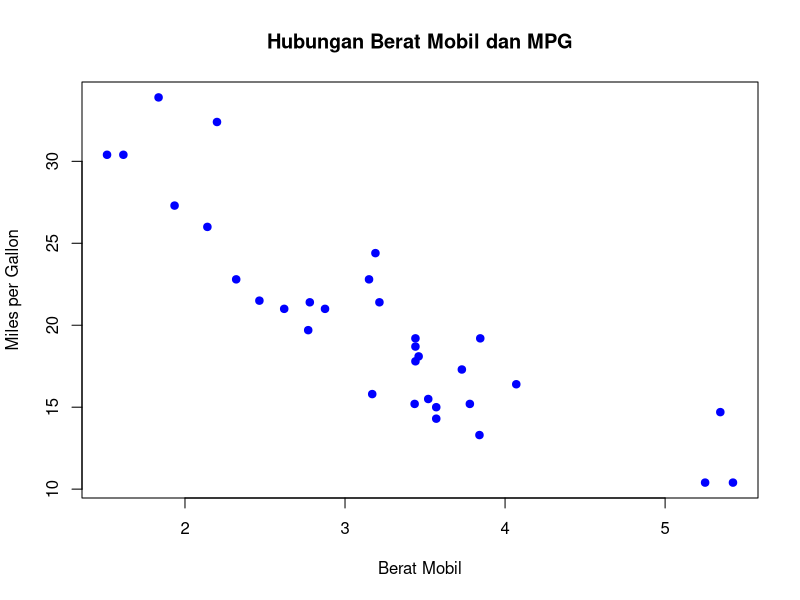

Generate this figure with R: (Note: this script raises an error after producing the figure.)
# ===============================
# RESET ENVIRONMENT
# ===============================
rm(list = ls())

# ===============================
# MEMBUAT DATA FRAME
# ===============================
data_mhs <- data.frame(
  nama = c("Omar", "Sael", "Abim", "Ramdhan", "Pardun"),
  jurusan = c("TPL", "MNI", "AKN", "TKR", "TKJ"),
  nilai = c(90, 85, 94, 80, 75)
)

print(data_mhs)

# ===============================
# FILTER DATA
# ===============================
hasil_filter <- data_mhs[data_mhs$nilai >= 80, ]
print(hasil_filter)

# ===============================
# MEMBUAT nilaiAkhir
# ===============================
nilaiAkhir <- data_mhs

nilaiAkhir$kategori_nilai <- ifelse(
  nilaiAkhir$nilai >= 85, "Sangat Baik",
  ifelse(nilaiAkhir$nilai >= 70, "Baik", "Kurang")
)

# ===============================
# MENAMPILKAN HASIL
# ===============================
print(nilaiAkhir)


# ===============================
# LOAD PACKAGE
# ===============================
library(dplyr)

# ===============================
# DATA AWAL
# ===============================
nilaiAkhir <- data.frame(
  nama = c("Andi", "Budi", "Citra", "Dewi", "Eka"),
  kategori_nilai = c(
    "Sangat Baik",
    "Kurang",
    "Sangat Baik",
    "Baik",
    "Kurang"
  )
)

# ===============================
# RENAME KOLOM
# ===============================
nilaiAkhir <- nilaiAkhir %>%
  rename(
    kategori = kategori_nilai
  )

# ===============================
# OUTPUT
# ===============================
nilaiAkhir

# ===============================
# LOAD PACKAGE
# ===============================
library(dplyr)

# ===============================
# GROUP BY + SUMMARY
# ===============================
iris_summary <- iris %>%
  group_by(Species) %>%
  summarise(
    mean_sepal = mean(Sepal.Length),
    sd_sepal   = sd(Sepal.Length),
    n          = n()
  )

# ===============================
# OUTPUT
# ===============================
iris_summary


#Scatter Plot
data(mtcars)

plot(
  mtcars$wt,
  mtcars$mpg,
  main = "Hubungan Berat Mobil dan MPG",
  xlab = "Berat Mobil",
  ylab = "Miles per Gallon",
  pch = 19,
  col = "blue"
)

ggplot(data = mtcars, aes(x = wt, y = mpg))


# Memanggil library
library(ggplot2)

# Membuat grafik scatter + garis tren dengan tema
ggplot(data = mtcars, aes(x = wt, y = mpg)) +
  geom_point() +
  geom_smooth() +
  labs(
    title = "Hubungan Berat Mobil dan Efisiensi Bahan Bakar",
    x = "Berat Mobil (wt)",
    y = "Miles per Gallon (mpg)"
  ) +
  theme_minimal()



# ==================================
# MEMBUAT GRAFIK SCATTER IRIS
# ==================================
p <- ggplot(
  data = iris,
  aes(
    x = Sepal.Length,
    y = Petal.Length,
    color = Species
  )
) +
  geom_point() +
  labs(
    x = "Panjang Sepal (cm)",
    y = "Panjang Petal (cm)",
    color = "Jenis Bunga",
    title = "Hubungan Panjang Sepal dan Petal Bunga Iris"
  )

# ==================================
# MENAMPILKAN GRAFIK
# ==================================
p


# ==================================
# LOAD LIBRARY
# ==================================
library(ggplot2)
library(dplyr)

# ==================================
# AGREGASI DATA
# ==================================
iris_summary <- iris %>%
  group_by(Species) %>%
  summarise(
    mean_sepal = mean(Sepal.Length)
  )

# ==================================
# BAR CHART DENGAN geom_bar
# ==================================
barplot <- ggplot(
  data = iris_summary,
  aes(x = Species, y = mean_sepal)
) +
  geom_bar(stat = "identity", fill = "rainbow") +
  labs(
    title = "Rata-rata Panjang Sepal per Spesies",
    x = "Spesies",
    y = "Rata-rata Sepal.Length"
  ) +
  theme(
    plot.title = element_text(hjust = 0.5)
  )

# ==================================
# TAMPILKAN GRAFIK
# ==================================
barplot


library(ggplot2)
library(dplyr)

iris_summary <- iris %>%
  group_by(Species) %>%
  summarise(mean_sepal = mean(Sepal.Length))

ggplot(iris_summary, aes(x = Species, y = mean_sepal, fill = Species)) +
  geom_col() +
  scale_fill_brewer(palette = "Set1") +
  labs(
    title = "Rata-rata Panjang Sepal per Spesies",
    x = "Spesies",
    y = "Rata-rata Sepal.Length"
  )


